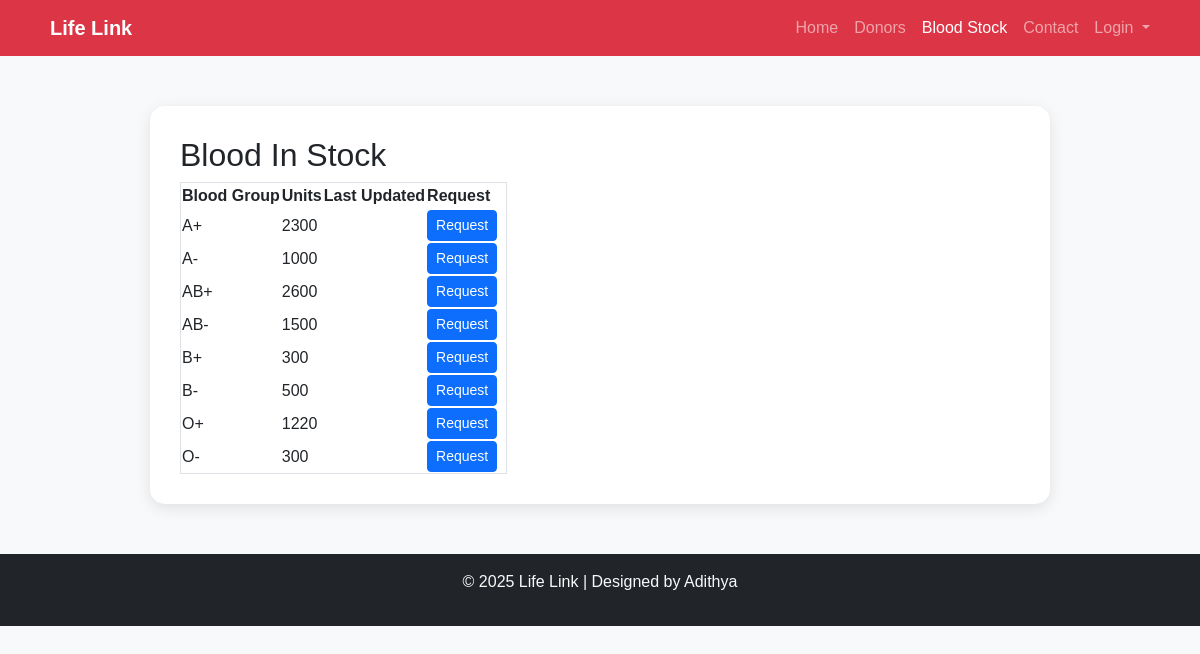
Before: /stock_details/ (signed in) with the older database file.
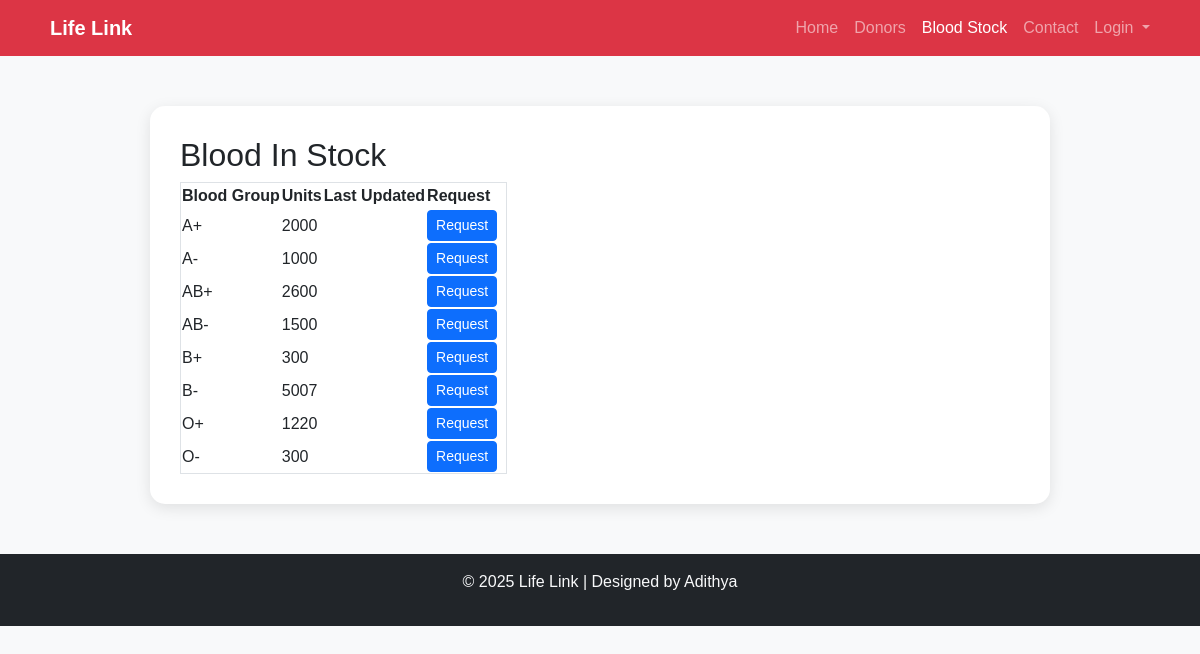
After: the same page with the newer database file.
### blood_bank_app/models.py (models this page shows, shortened)
class BloodStock(models.Model):
    BLOOD_GROUP = BLOOD_GROUP_CHOICES
    blood_group = models.CharField(max_length=5,choices=BLOOD_GROUP_CHOICES, unique=True)
    units = models.PositiveIntegerField(default=0)
    collected_date = models.DateField(default=date.today)
    expiry_date = models.DateField(blank=True, null=True)

### blood_bank_app/views.py (the view)
# urls.py: path('stock_details/', views.stock_details, name='stock_details'),
@login_required
def stock_details(request):
    stocks = BloodStock.objects.all().order_by('blood_group')
    return render(request, 'patient/stock_details.html', {'stocks': stocks})

### blood_bank_app/templates/patient/stock_details.html (shortened to what this page needs)
<!DOCTYPE html>
<html lang="en">
<head>
  <link href="https://cdn.jsdelivr.net/npm/bootstrap@5.3.3/dist/css/bootstrap.min.css" rel="stylesheet">
</head>
<body>
  <nav class="navbar navbar-expand-lg navbar-dark bg-danger">
    <div class="container">
      <a class="navbar-brand fw-bold" href="#">Life Link</a>
      <div class="collapse navbar-collapse" id="navbarNav">
        <ul class="navbar-nav ms-auto">
          <li class="nav-item"><a class="nav-link" href="{% url 'home' %}">Home</a></li>
          <li class="nav-item"><a class="nav-link" href="#">Donors</a></li>
          <li class="nav-item"><a class="nav-link active" href="{% url 'blood_stock_list' %}">Blood Stock</a></li>
          <li class="nav-item"><a class="nav-link" href="{% url 'contact' %}">Contact</a></li>
          <li class="nav-item dropdown">
            <a class="nav-link dropdown-toggle" href="#" id="loginDropdown" role="button" data-bs-toggle="dropdown">
              Login
            </a>
          </li>
        </ul>
      </div>
    </div>
  </nav>
  <section class="contact-section">
    <div class="contact-card">
      <h2>Blood In Stock</h2>
    <table class="border">
        <thead>
            <tr>
                <th>Blood Group</th>
                <th>Units</th>
                <th>Last Updated</th>
                <th>Request</th>
            </tr>
        </thead>
        <tbody>
            {% for stock in stocks %}
            <tr>
                <td>{{ stock.blood_group }}</td>
                <td>{{ stock.units }}</td>
                <td>{{ stock.last_updated|date:"Y-m-d" }}</td>
                <td>
                  <a href="{% url 'update_blood_stock' stock.id %}" class="btn btn-primary btn-sm me-2">
                     Request
                  </a>
                </td>
            </tr>
            {% empty %}
            <tr><td colspan="4">No stock records found.</td></tr>
            {% endfor %}
        </tbody>
    </table>
    </div>
  </section>
  <footer class="text-center py-3 bg-dark text-light">
    <p>© 2025 Life Link  | Designed by Adithya</p>
  </footer>
</body>
</html>

Changed rows visible on the page:
changed BloodStock (number 1 of 8 on the later page): units "2300" → "2000"
changed BloodStock (number 6 of 8 on the later page): units "500" → "5007"
